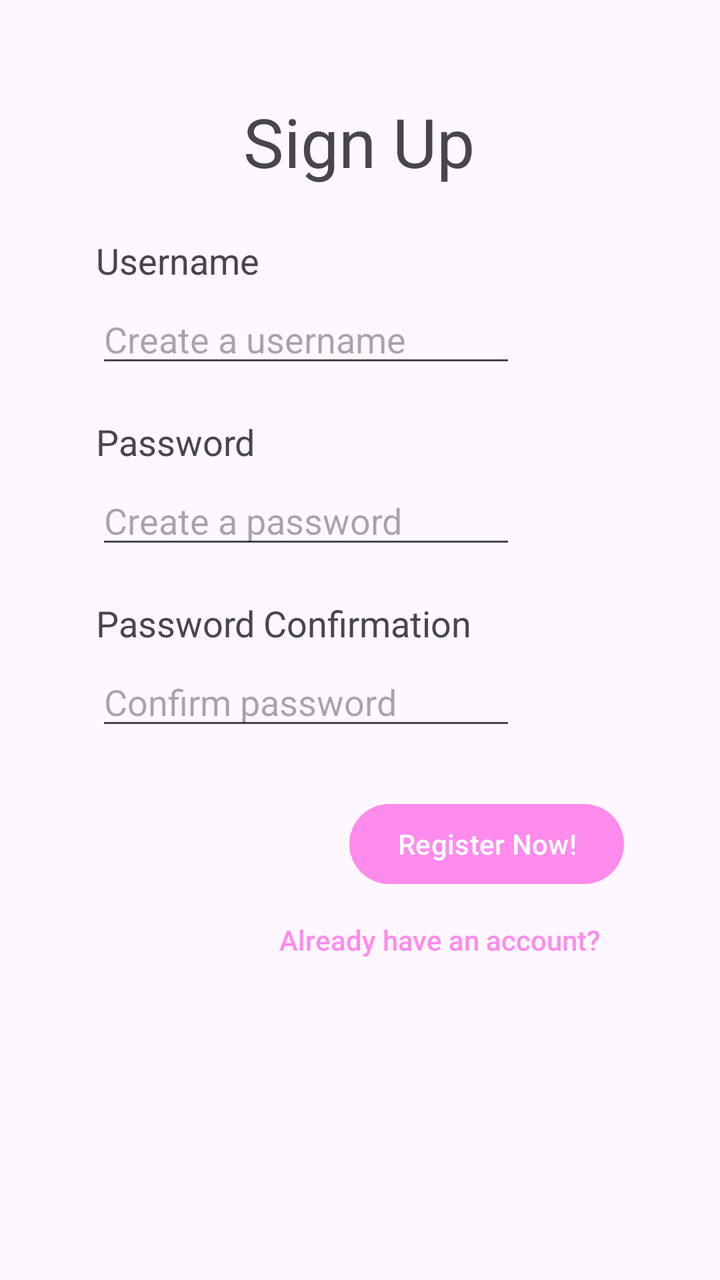
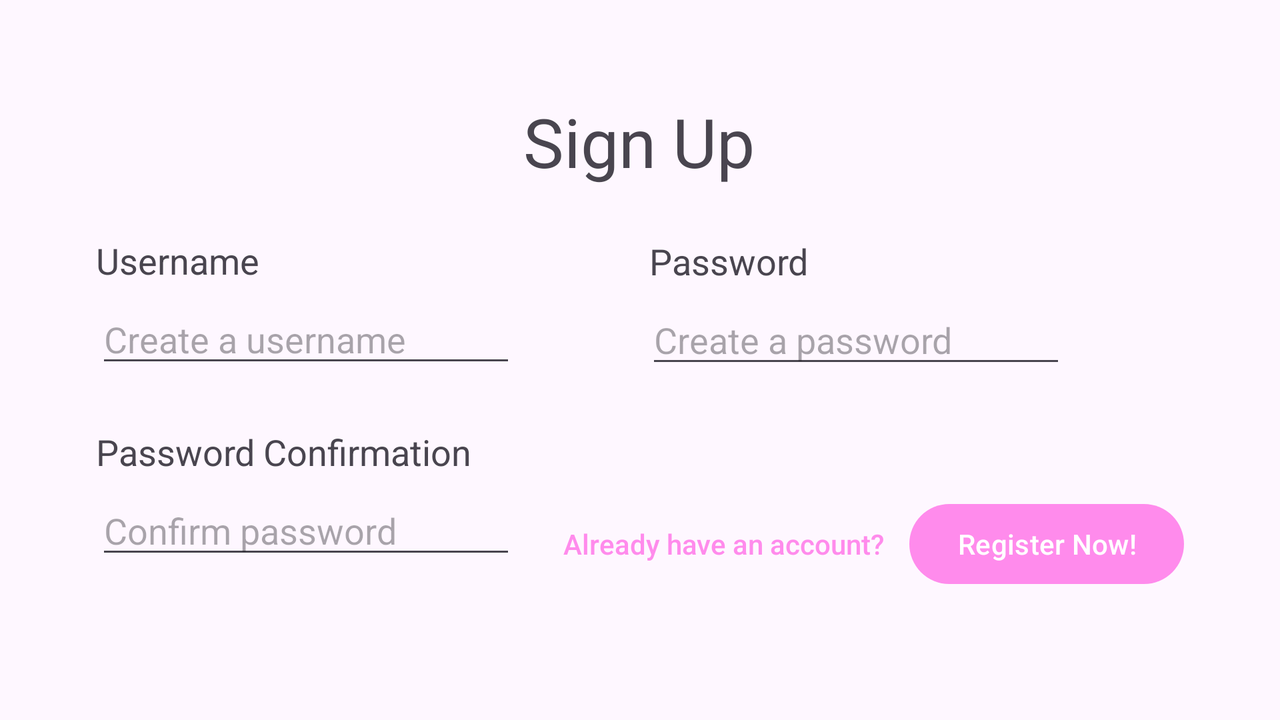

Two renders of one Android screen. The first uses the default layout on a phone; the second uses the alternative layout the repository ships for a different screen configuration, on a matching device. The two XML files are below.
<!-- AndroidManifest.xml: application theme Theme.FIT2081A1 -->
<!-- res/layout/activity_main.xml -->
<?xml version="1.0" encoding="utf-8"?>
<androidx.constraintlayout.widget.ConstraintLayout xmlns:android="http://schemas.android.com/apk/res/android"
    xmlns:app="http://schemas.android.com/apk/res-auto"
    xmlns:tools="http://schemas.android.com/tools"
    android:layout_width="match_parent"
    android:layout_height="match_parent"
    tools:context=".activities.RegisterPage">

    <TextView
        android:id="@+id/textView"
        android:layout_width="wrap_content"
        android:layout_height="wrap_content"
        android:layout_marginStart="136dp"
        android:layout_marginTop="48dp"
        android:layout_marginEnd="137dp"
        android:text="Sign Up"
        android:textAppearance="@style/TextAppearance.AppCompat.Display1"
        app:layout_constraintEnd_toEndOf="parent"
        app:layout_constraintHorizontal_bias="0.5"
        app:layout_constraintStart_toStartOf="parent"
        app:layout_constraintTop_toTopOf="parent" />

    <androidx.constraintlayout.widget.Guideline
        android:id="@+id/guideline"
        android:layout_width="wrap_content"
        android:layout_height="wrap_content"
        android:orientation="horizontal"
        app:layout_constraintGuide_begin="48dp" />

    <androidx.constraintlayout.widget.Guideline
        android:id="@+id/guideline2"
        android:layout_width="wrap_content"
        android:layout_height="wrap_content"
        android:orientation="horizontal"
        app:layout_constraintGuide_end="48dp" />

    <androidx.constraintlayout.widget.Guideline
        android:id="@+id/guideline3"
        android:layout_width="wrap_content"
        android:layout_height="wrap_content"
        android:orientation="vertical"
        app:layout_constraintGuide_begin="48dp" />

    <androidx.constraintlayout.widget.Guideline
        android:id="@+id/guideline4"
        android:layout_width="wrap_content"
        android:layout_height="wrap_content"
        android:orientation="vertical"
        app:layout_constraintGuide_end="48dp" />

    <TextView
        android:id="@+id/textViewUsername"
        android:layout_width="wrap_content"
        android:layout_height="wrap_content"
        android:layout_marginStart="48dp"
        android:layout_marginTop="70dp"
        android:text="Username"
        android:textAppearance="@style/TextAppearance.AppCompat.Medium"
        app:layout_constraintStart_toStartOf="parent"
        app:layout_constraintTop_toTopOf="@id/textView" />

    <EditText
        android:id="@+id/editTextUsername"
        style="@style/Widget.AppCompat.EditText"
        android:layout_width="wrap_content"
        android:layout_height="wrap_content"
        android:layout_marginStart="48dp"
        android:layout_marginTop="5dp"
        android:ems="10"
        android:hint="Create a username"
        android:inputType="text"
        app:layout_constraintStart_toStartOf="parent"
        app:layout_constraintTop_toBottomOf="@+id/textViewUsername" />

    <TextView
        android:id="@+id/textViewPassword"
        android:layout_width="wrap_content"
        android:layout_height="wrap_content"
        android:layout_marginStart="48dp"
        android:layout_marginTop="20dp"
        android:text="Password"
        android:textAppearance="@style/TextAppearance.AppCompat.Medium"
        app:layout_constraintStart_toStartOf="parent"
        app:layout_constraintTop_toBottomOf="@+id/editTextUsername" />

    <TextView
        android:id="@+id/textViewConfirmPassword"
        android:layout_width="wrap_content"
        android:layout_height="wrap_content"
        android:layout_marginStart="48dp"
        android:layout_marginTop="20dp"
        android:text="Password Confirmation"
        android:textAppearance="@style/TextAppearance.AppCompat.Medium"
        app:layout_constraintStart_toStartOf="parent"
        app:layout_constraintTop_toBottomOf="@+id/editTextPassword" />

    <EditText
        android:id="@+id/editTextConfirmPassword"
        android:layout_width="wrap_content"
        android:layout_height="wrap_content"
        android:layout_marginStart="48dp"
        android:layout_marginTop="5dp"
        android:ems="10"
        android:hint="Confirm password"
        android:inputType="textPassword"
        app:layout_constraintStart_toStartOf="parent"
        app:layout_constraintTop_toBottomOf="@+id/textViewConfirmPassword" />

    <Button
        android:id="@+id/buttonRegister"
        android:layout_width="wrap_content"
        android:layout_height="wrap_content"
        android:layout_marginTop="350dp"
        android:layout_marginEnd="48dp"
        android:onClick="OnButtonRegisterClick"
        android:text="Register Now!"
        app:layout_constraintEnd_toEndOf="parent"
        app:layout_constraintTop_toTopOf="@id/guideline" />

    <Button
        android:id="@+id/buttonToLogIn"
        style="@style/Widget.Material3.Button.TextButton"
        android:layout_width="wrap_content"
        android:layout_height="wrap_content"
        android:layout_marginEnd="48dp"
        android:gravity="right|center_vertical"
        android:onClick="OnButtonToLogInClick"
        android:text="Already have an account?"
        android:textAppearance="@style/TextAppearance.AppCompat.Body2"
        app:layout_constraintEnd_toEndOf="parent"
        app:layout_constraintTop_toBottomOf="@+id/buttonRegister" />

    <EditText
        android:id="@+id/editTextPassword"
        android:layout_width="wrap_content"
        android:layout_height="wrap_content"
        android:layout_marginStart="48dp"
        android:layout_marginTop="5dp"
        android:ems="10"
        android:hint="Create a password"
        android:inputType="textPassword"
        app:layout_constraintStart_toStartOf="parent"
        app:layout_constraintTop_toBottomOf="@+id/textViewPassword" />

</androidx.constraintlayout.widget.ConstraintLayout>
<!-- resources referenced by this layout -->
<resources>
  <style name="Theme.FIT2081A1" parent="Base.Theme.FIT2081A1" />
  <style name="Base.Theme.FIT2081A1" parent="Theme.Material3.DayNight.NoActionBar">
          
           <item name="colorPrimary">@color/pink</item>
      </style>
  <color name="pink">#FF8BEC</color>
</resources>
<!-- res/layout-land/activity_main.xml (the repository's variant of the layout above) -->
<!-- drawn on the phone turned sideways -->
<?xml version="1.0" encoding="utf-8"?>
<androidx.constraintlayout.widget.ConstraintLayout xmlns:android="http://schemas.android.com/apk/res/android"
    xmlns:app="http://schemas.android.com/apk/res-auto"
    xmlns:tools="http://schemas.android.com/tools"
    android:layout_width="match_parent"
    android:layout_height="match_parent"
    tools:context=".activities.RegisterPage">

    <TextView
        android:id="@+id/textView"
        android:layout_width="wrap_content"
        android:layout_height="wrap_content"
        android:layout_marginStart="136dp"
        android:layout_marginTop="48dp"
        android:layout_marginEnd="137dp"
        android:text="Sign Up"
        android:textAppearance="@style/TextAppearance.AppCompat.Display1"
        app:layout_constraintEnd_toEndOf="parent"
        app:layout_constraintHorizontal_bias="0.5"
        app:layout_constraintStart_toStartOf="parent"
        app:layout_constraintTop_toTopOf="parent" />

    <androidx.constraintlayout.widget.Guideline
        android:id="@+id/guideline"
        android:layout_width="wrap_content"
        android:layout_height="wrap_content"
        android:orientation="horizontal"
        app:layout_constraintGuide_begin="48dp" />

    <androidx.constraintlayout.widget.Guideline
        android:id="@+id/guideline2"
        android:layout_width="wrap_content"
        android:layout_height="wrap_content"
        android:orientation="horizontal"
        app:layout_constraintGuide_end="48dp" />

    <androidx.constraintlayout.widget.Guideline
        android:id="@+id/guideline3"
        android:layout_width="wrap_content"
        android:layout_height="wrap_content"
        android:orientation="vertical"
        app:layout_constraintGuide_begin="48dp" />

    <androidx.constraintlayout.widget.Guideline
        android:id="@+id/guideline4"
        android:layout_width="wrap_content"
        android:layout_height="wrap_content"
        android:orientation="vertical"
        app:layout_constraintGuide_end="48dp" />

    <TextView
        android:id="@+id/textViewUsername"
        android:layout_width="wrap_content"
        android:layout_height="wrap_content"
        android:layout_marginStart="48dp"
        android:layout_marginTop="70dp"
        android:text="Username"
        android:textAppearance="@style/TextAppearance.AppCompat.Medium"
        app:layout_constraintStart_toStartOf="parent"
        app:layout_constraintTop_toTopOf="@id/textView" />

    <EditText
        android:id="@+id/editTextUsername"
        style="@style/Widget.AppCompat.EditText"
        android:layout_width="wrap_content"
        android:layout_height="wrap_content"
        android:layout_marginStart="48dp"
        android:layout_marginTop="5dp"
        android:ems="10"
        android:hint="Create a username"
        android:inputType="text"
        app:layout_constraintStart_toStartOf="parent"
        app:layout_constraintTop_toBottomOf="@+id/textViewUsername" />

    <TextView
        android:id="@+id/textViewPassword"
        android:layout_width="wrap_content"
        android:layout_height="wrap_content"
        android:layout_marginStart="195dp"
        android:layout_marginTop="25dp"
        android:text="Password"
        android:textAppearance="@style/TextAppearance.AppCompat.Medium"
        app:layout_constraintStart_toEndOf="@+id/textViewUsername"
        app:layout_constraintTop_toBottomOf="@+id/textView" />

    <EditText
        android:id="@+id/editTextConfirmPassword"
        android:layout_width="wrap_content"
        android:layout_height="wrap_content"
        android:layout_marginStart="48dp"
        android:layout_marginTop="5dp"
        android:ems="10"
        android:hint="Confirm password"
        android:inputType="textPassword"
        app:layout_constraintStart_toStartOf="parent"
        app:layout_constraintTop_toBottomOf="@+id/textViewConfirmPassword" />

    <TextView
        android:id="@+id/textViewConfirmPassword"
        android:layout_width="wrap_content"
        android:layout_height="wrap_content"
        android:layout_marginStart="48dp"
        android:layout_marginTop="25dp"
        android:text="Password Confirmation"
        android:textAppearance="@style/TextAppearance.AppCompat.Medium"
        app:layout_constraintStart_toStartOf="parent"
        app:layout_constraintTop_toBottomOf="@+id/editTextUsername" />

    <Button
        android:id="@+id/buttonRegister"
        android:layout_width="wrap_content"
        android:layout_height="wrap_content"
        android:layout_marginEnd="48dp"
        android:layout_marginBottom="64dp"
        android:onClick="OnButtonRegisterClick"
        android:text="Register Now!"
        app:layout_constraintBottom_toBottomOf="parent"
        app:layout_constraintEnd_toEndOf="parent" />

    <Button
        android:id="@+id/buttonToLogIn"
        style="@style/Widget.Material3.Button.TextButton"
        android:layout_width="wrap_content"
        android:layout_height="wrap_content"
        android:layout_marginEnd="186dp"
        android:layout_marginBottom="64dp"
        android:gravity="right|center_vertical"
        android:onClick="OnButtonToLogInClick"
        android:text="Already have an account?"
        android:textAppearance="@style/TextAppearance.AppCompat.Body2"
        app:layout_constraintBottom_toBottomOf="parent"
        app:layout_constraintEnd_toEndOf="parent" />

    <EditText
        android:id="@+id/editTextPassword"
        android:layout_width="wrap_content"
        android:layout_height="wrap_content"
        android:layout_marginStart="65dp"
        android:layout_marginTop="5dp"
        android:ems="10"
        android:hint="Create a password"
        android:inputType="textPassword"
        app:layout_constraintStart_toEndOf="@+id/editTextUsername"
        app:layout_constraintTop_toBottomOf="@+id/textViewPassword" />

</androidx.constraintlayout.widget.ConstraintLayout>
